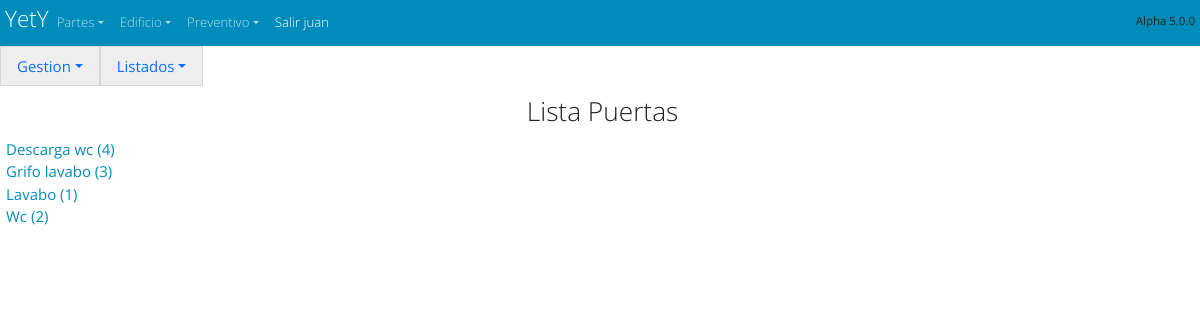
The page /espacios/elemento_list/ (signed in) on the database as committed earlier.
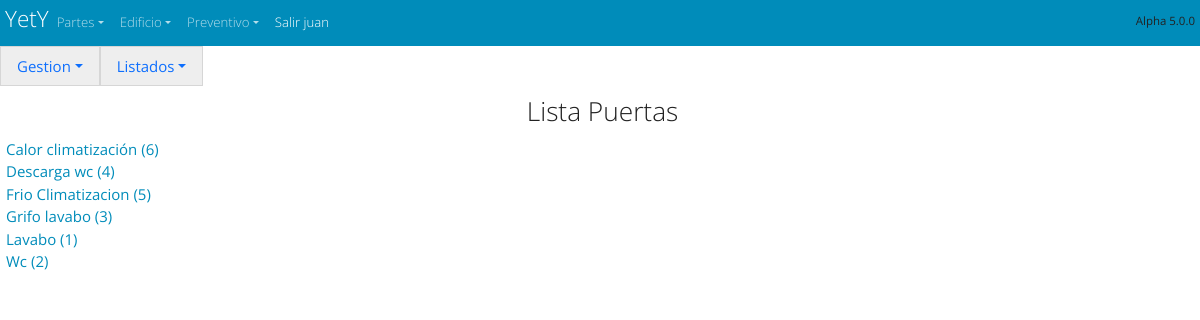
The same page on the database as committed later.
### espacios/models.py (models this page shows, shortened)
class Elementos (models.Model):
    nombre=models.CharField(default='' ,null=False,max_length=50,verbose_name='Equipo o instalacion', help_text="Equipo o instalacion",blank=True)
    ubicacion=models.ManyToManyField('Ubicaciones',  max_length=50,verbose_name='acceso a ...',  help_text="acceso a ..." , blank=True)
    zona=models.ManyToManyField('Zonas',  max_length=50,verbose_name='acceso desde zona',  help_text="acceso desde zona" , blank=True)
    departamento=models.ManyToManyField('Departamentos',  max_length=50,verbose_name='departamento de',  help_text="departamento de" ,blank=True)
    class Meta:
            ordering = ["nombre"]

### espacios/views.py (the view)
class Elemento_list (ListView): # Lista de departamentos
    model = Elementos
    fields= '__all__'
    template_name = 'puerta_list.html'
    ordering = ['nombre']
    paginate_by = 25
    context_object_name = 'list' # Esto es lo que envía al template

### espacios/templates/puerta_list.html
<!doctype html>
<html lang="es">
{% extends "start.html" %}
{% block content %}
{% load static %}
{% include 'navbar_espacios.html'%}
<form method="POST" class="post-form">{% csrf_token %}
<div class="container_fluid" style="padding-left: 5px" >
  <div style= "display: flex ;  padding: 5px; justify-content :center; text-align: center; ">
    <h3>Lista Puertas</h3>
  </div>
{% for  list in list  %}
  <div class="row">
    <div style= 'padding-left: 1rem;'>  <a href="/espacios/Hab_user/{{ list.id }}" >{{ list.nombre }} ({{ list.id }})</a>  </div>
   </div>
{% endfor %}
</div>
</form>
{% endblock %}

Rows that differ between the two databases and show on the page:
added Elementos: nombre "Calor climatización", id "6"
added Elementos: nombre "Frio Climatizacion", id "5"
